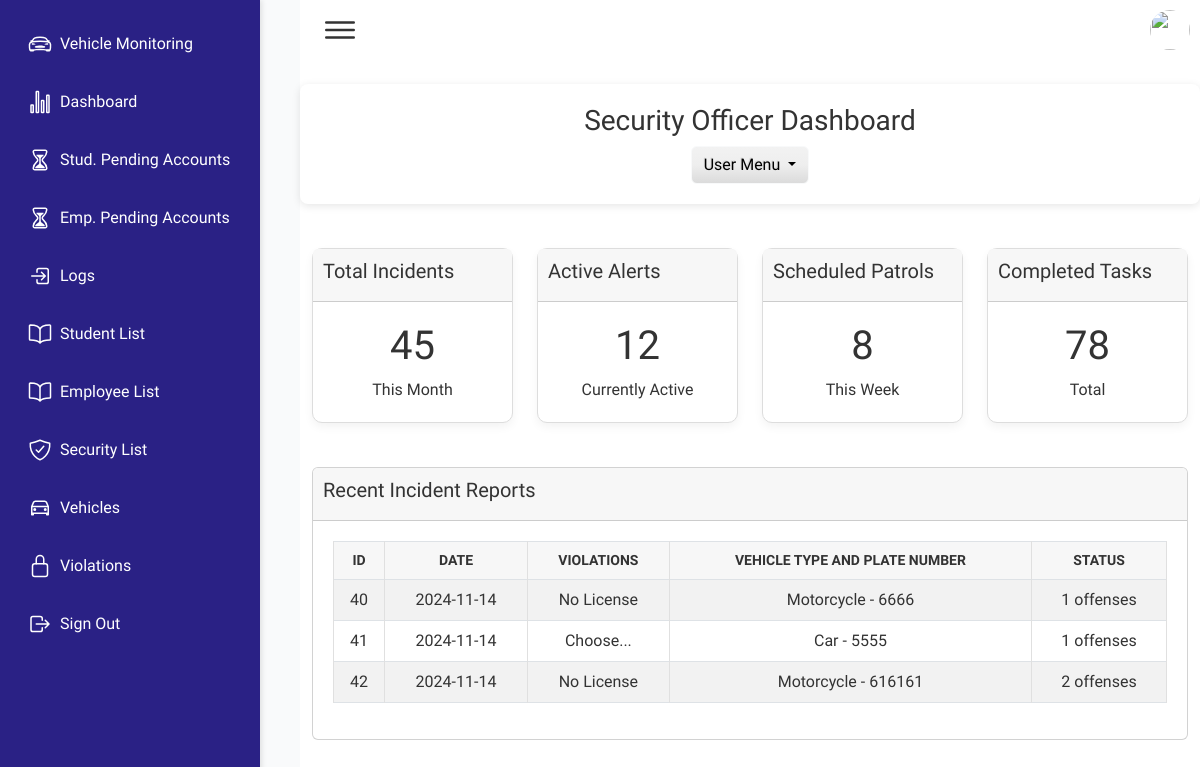
Before: /security-dashboard (signed in) with the older database file.
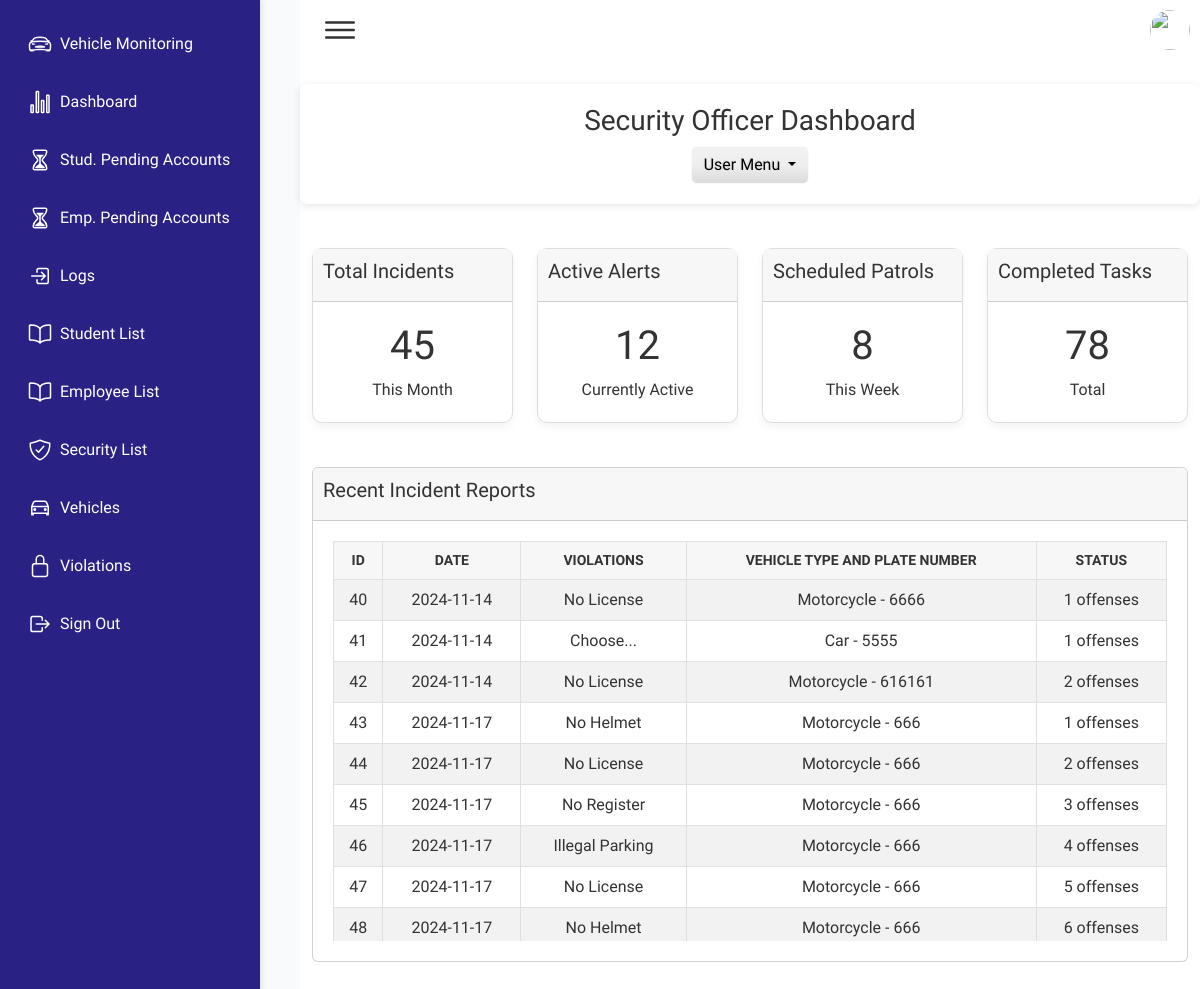
After: the same page with the newer database file.
### qrapp/models.py (models this page shows, shortened)
class Violation(models.Model):
    username = models.CharField(max_length=50)
    first_name = models.CharField(max_length=50, blank=True, null=True)
    last_name = models.CharField(max_length=50, blank=True, null=True)
    student_id = models.CharField(max_length=20)
    vehicle_type = models.CharField(max_length=50)
    violations = models.CharField(max_length=255)
    date_created = models.DateTimeField(default=timezone.now)  # Field for the date of the violation
    offense_count = models.PositiveIntegerField(blank=True, null=True)  # Field for number of offenses

### qrapp/views.py (the view)
# urls.py: path('security-dashboard', views.security_dashboard, name='security-dashboard'),  # AJAX endpoint
def security_dashboard(request):
    violations = Violation.objects.all()  # Get violations from Violation model
    employee_violations = EmployeeViolation.objects.all()  # Get violations from EmployeeViolation model
    all_violations = list(violations) + list(employee_violations)
    return render(request, 'qrapp/security-dashboard.html', {'violations': all_violations})

### qrapp/templates/qrapp/security-dashboard.html (shortened to what the changed rows need)
{% extends 'qrapp/base.html' %}
{% block content %}
<html lang="en">
<head>
</head>
<body>
    <header class="dashboard-header">
        <h1 class="h3">Security Officer Dashboard</h1>
    </header>
    <div class="container-fluid py-4">
        <div class="row">
            <div class="col-md-6 col-lg-3 mb-4">
                <div class="card dashboard-card">
                    <div class="card-body">
                        <h1>45</h1>
                    </div>
                </div>
            </div>
            <div class="col-md-6 col-lg-3 mb-4">
                <div class="card dashboard-card">
                    <div class="card-body">
                        <h1>12</h1>
                    </div>
                </div>
            </div>
            <div class="col-md-6 col-lg-3 mb-4">
                <div class="card dashboard-card">
                    <div class="card-body">
                        <h1>8</h1>
                    </div>
                </div>
            </div>
            <div class="col-md-6 col-lg-3 mb-4">
                <div class="card dashboard-card">
                    <div class="card-body">
                        <h1>78</h1>
                    </div>
                </div>
            </div>
        </div>
        <div class="card">
            <div class="card-body">
                <div class="table-container">
                    <table class="table table-bordered table-striped">
                        <thead>
                            <tr>
                                <th>ID</th>
                                <th>Date</th>
                                <th>Violations</th>
                                <th>Vehicle Type and Plate Number</th>
                                <th>Status</th>
                            </tr>
                        </thead>
                        <tbody>
                            {% for violation in violations %}
                                <tr>
                                    <td>{{ violation.id }}</td>
                                    <td>{{ violation.date_created|date:"Y-m-d" }}</td>
                                    <td>{{ violation.violations }}</td>
                                    <td>
                                        {% if violation.vehicle_type %}
                                            {{ violation.vehicle_type }}
                                        {% else %}
                                            N/A
                                        {% endif %}
                                    </td>
                                    <td>
                                        {% if violation.offense_count %}
                                            {{ violation.offense_count }} offenses
                                        {% else %}
                                            First offense
                                        {% endif %}
                                    </td>
                                </tr>
                            {% empty %}
                                <tr>
                                    <td colspan="5" class="text-center">No recent violations</td>
                                </tr>
                            {% endfor %}
                        </tbody>
                    </table>
                </div>
            </div>
        </div>
    </div>
</body>
</html>
{% endblock %}

Changed rows visible on the page:
added Violation: id "43", date_created "2024-11-17", violations "No Helmet", vehicle_type "Motorcycle - 666", offense_count "1"
added Violation: id "44", date_created "2024-11-17", violations "No License", vehicle_type "Motorcycle - 666", offense_count "2"
added Violation: id "45", date_created "2024-11-17", violations "No Register", vehicle_type "Motorcycle - 666", offense_count "3"
added Violation: id "46", date_created "2024-11-17", violations "Illegal Parking", vehicle_type "Motorcycle - 666", offense_count "4"
added Violation: id "47", date_created "2024-11-17", violations "No License", vehicle_type "Motorcycle - 666", offense_count "5"
added Violation: id "48", date_created "2024-11-17", violations "No Helmet", vehicle_type "Motorcycle - 666", offense_count "6"
